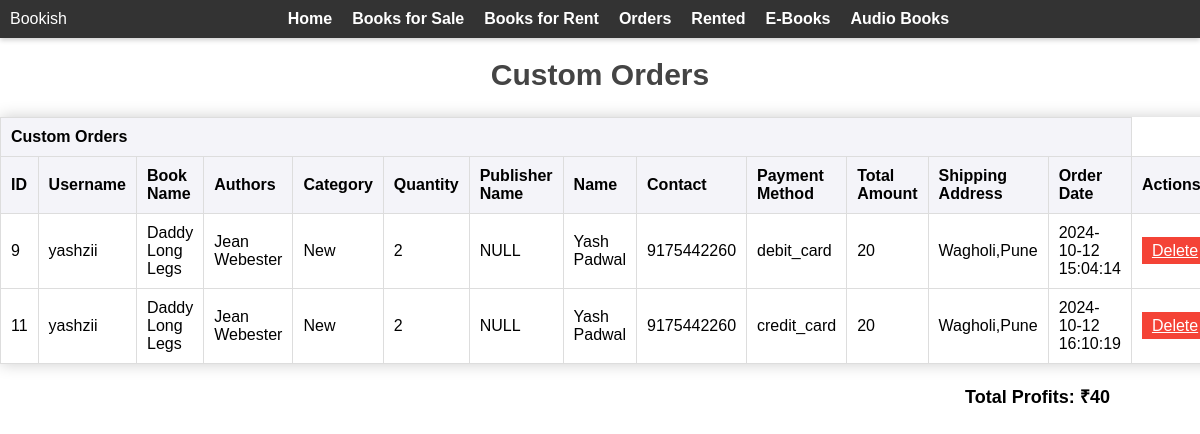
Page /custom_orders.php on the committed database.
### tables this page shows
CREATE TABLE `custom_orders` (
  `srno` int(10) NOT NULL,
  `username` varchar(100) NOT NULL,
  `book_name` varchar(100) NOT NULL,
  `authors` varchar(100) NOT NULL,
  `category` varchar(100) NOT NULL,
  `quantity` int(10) NOT NULL,
  `publisher_name` varchar(100) NOT NULL,
  `name` varchar(100) NOT NULL,
  `contact` varchar(12) NOT NULL,
  `payment_method` varchar(100) NOT NULL,
  `total_amt` int(10) NOT NULL,
  `shipping_address` varchar(300) NOT NULL,
  `order_date` timestamp NOT NULL DEFAULT current_timestamp()
);

### custom_orders.php (the view, shortened to what this page needs)
<?php
$dsn = 'mysql:host=localhost;dbname=sem4';
$username = 'root';
$password = '';
try {
    $db = new PDO($dsn, $username, $password);
    $db->setAttribute(PDO::ATTR_ERRMODE, PDO::ERRMODE_EXCEPTION);
} catch (PDOException $e) {
    die("Error: " . $e->getMessage());
}
$query = "SELECT * FROM custom_orders";
$custom_orders = $db->query($query)->fetchAll(PDO::FETCH_ASSOC);
$profit_query = "SELECT SUM(total_amt) AS total_profit FROM custom_orders";
$profit_result = $db->query($profit_query)->fetch(PDO::FETCH_ASSOC);
$total_profit = $profit_result['total_profit'];
?>
<!DOCTYPE html>
<html lang="en">
<head>
    <link rel="stylesheet" href="https://cdnjs.cloudflare.com/ajax/libs/font-awesome/5.15.3/css/all.min.css">
</head>
<body>
<nav>
Bookish
    <ul>
        <li><a href="admin_dashboard.php">Home</a></li>
        <li><a href="buy_items.php">Books for Sale</a></li>
        <li><a href="rent_items.php">Books for Rent</a></li>
        <li><a href="orders_admin.php">Orders</a></li>
        <li><a href="rented.php">Rented</a></li>
        <li><a href="ebooks.php">E-Books</a></li>
        <li><a href="audio_books.php">Audio Books</a></li>
    </ul>
</nav>
<h2>Custom Orders</h2>
<table>
    <thead>
        <th colspan="13" class="text-center" id="title">Custom Orders</th>
        <tr>
            <th>ID</th>
            <th>Username</th>
            <th>Book Name</th>
            <th>Authors</th>
            <th>Category</th>
            <th>Quantity</th>
            <th>Publisher Name</th>
            <th>Name</th>
            <th>Contact</th>
            <th>Payment Method</th>
            <th>Total Amount</th>
            <th>Shipping Address</th>
            <th>Order Date</th>
            <th>Actions</th>
        </tr>
    </thead>
    <tbody>
        <?php foreach ($custom_orders as $order): ?>
            <tr>
                <td><?php echo htmlspecialchars($order['srno']); ?></td>
                <td><?php echo htmlspecialchars($order['username']); ?></td>
                <td><?php echo htmlspecialchars($order['book_name']); ?></td>
                <td><?php echo htmlspecialchars($order['authors']); ?></td>
                <td><?php echo htmlspecialchars($order['category']); ?></td>
                <td><?php echo htmlspecialchars($order['quantity']); ?></td>
                <td><?php echo htmlspecialchars($order['publisher_name']); ?></td>
                <td><?php echo htmlspecialchars($order['name']); ?></td>
                <td><?php echo htmlspecialchars($order['contact']); ?></td>
                <td><?php echo htmlspecialchars($order['payment_method']); ?></td>
                <td><?php echo htmlspecialchars($order['total_amt']); ?></td>
                <td><?php echo htmlspecialchars($order['shipping_address']); ?></td>
                <td><?php echo htmlspecialchars($order['order_date']); ?></td>
                <td>
                    <a href="custom_orders.php?delete_id=<?php echo $order['srno']; ?>" onclick="return confirm('Are you sure you want to delete this record?')" class="btn delete">Delete</a>
                </td>
            </tr>
        <?php endforeach; ?>
    </tbody>
</table>
<div class="profit-section">
    <strong>Total Profits: ₹<?php echo htmlspecialchars($total_profit); ?></strong>
</div>
</body>
</html>

### custom_orders.php (style rules this page uses)
body { font-family: Arial, sans-serif; margin: 0; padding: 0; }
nav { background-color: #333; padding: 10px; display: flex; justify-content: space-between; align-items: center; color: white; box-shadow: 0 2px 5px rgba(0, 0, 0, 0.2); }
nav ul { list-style: none; margin: 0; padding: 0; display: flex; }
nav ul li { margin-right: 20px; }
nav ul li a { color: white; text-decoration: none; font-weight: bold; transition: color 0.3s; }
h2 { margin-top: 20px; text-align: center; font-size: 30px; color: #444; }
table { width: 90%; margin: 20px auto; border-collapse: collapse; box-shadow: 0 0 15px rgba(0, 0, 0, 0.2); background-color: #fff; }
th, td { padding: 10px; border: 1px solid #ddd; text-align: left; }
th { background-color: #f4f4f9; }
td { animation: fadeIn 0.3s ease-in; }
.btn { padding: 5px 10px; background-color: #4CAF50; color: white; border: none; cursor: pointer; transition: background-color 0.3s; }
.btn.delete { background-color: #f44336; }
.profit-section { text-align: right; margin: 20px 90px 0 0; font-size: 18px; }

### rows in the picture
custom_orders: srno "9", username "yashzii", book_name "Daddy Long Legs", authors "Jean Webester", category "New", quantity "2", publisher_name "NULL", name "Yash Padwal", contact "9175442260", payment_method "debit_card", total_amt "20", shipping_address "Wagholi,Pune", order_date "2024-10-12 15:04:14"
custom_orders: srno "11", username "yashzii", book_name "Daddy Long Legs", authors "Jean Webester", category "New", quantity "2", publisher_name "NULL", name "Yash Padwal", contact "9175442260", payment_method "credit_card", total_amt "20", shipping_address "Wagholi,Pune", order_date "2024-10-12 16:10:19"

### other values in the picture
$total_profit "40"
